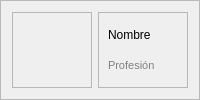
                             <widget class="QFrame" name="cap1_22">
                              <property name="frameShape">
                               <enum>QFrame::Shape::StyledPanel</enum>
                              </property>
                              <property name="frameShadow">
                               <enum>QFrame::Shadow::Raised</enum>
                              </property>
                              <layout class="QGridLayout" name="gridLayout_151">
                               <item row="1" column="0">
                                <widget class="QFrame" name="frame_101">
                                 <property name="maximumSize">
                                  <size>
                                   <width>80</width>
                                   <height>16777215</height>
                                  </size>
                                 </property>
                                 <property name="frameShape">
                                  <enum>QFrame::Shape::StyledPanel</enum>
                                 </property>
                                 <property name="frameShadow">
                                  <enum>QFrame::Shadow::Raised</enum>
                                 </property>
                                 <layout class="QGridLayout" name="gridLayout_45">
                                  <item row="0" column="1">
                                   <widget class="QLabel" name="label_48">
                                    <property name="text">
                                     <string/>
                                    </property>
                                    <property name="pixmap">
                                     <pixmap>icons/pngwing.com (1).png</pixmap>
                                    </property>
                                    <property name="alignment">
                                     <set>Qt::AlignmentFlag::AlignCenter</set>
                                    </property>
                                   </widget>
                                  </item>
                                 </layout>
                                </widget>
                               </item>
                               <item row="1" column="1">
                                <widget class="QFrame" name="frame_102">
                                 <property name="frameShape">
                                  <enum>QFrame::Shape::StyledPanel</enum>
                                 </property>
                                 <property name="frameShadow">
                                  <enum>QFrame::Shadow::Raised</enum>
                                 </property>
                                 <layout class="QVBoxLayout" name="verticalLayout_25">
                                  <item>
                                   <layout class="QVBoxLayout" name="verticalLayout_26">
                                    <item>
                                     <widget class="QLabel" name="label_52">
                                      <property name="text">
                                       <string>Nombre</string>
                                      </property>
                                     </widget>
                                    </item>
                                    <item>
                                     <widget class="QLabel" name="label_53">
                                      <property name="font">
                                       <font>
                                        <pointsize>8</pointsize>
                                        <bold>false</bold>
                                       </font>
                                      </property>
                                      <property name="styleSheet">
                                       <string notr="true">color: gray;</string>
                                      </property>
                                      <property name="text">
                                       <string>Profesión</string>
                                      </property>
                                     </widget>
                                    </item>
                                   </layout>
                                  </item>
                                 </layout>
                                </widget>
                               </item>
                              </layout>
                             </widget>
